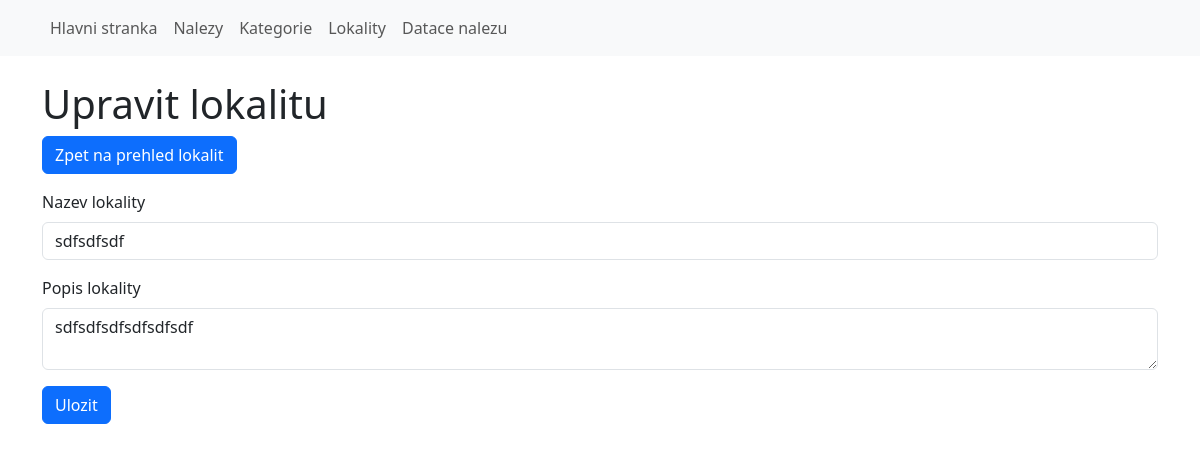
The page /areas/edit/4 on the database as committed earlier.
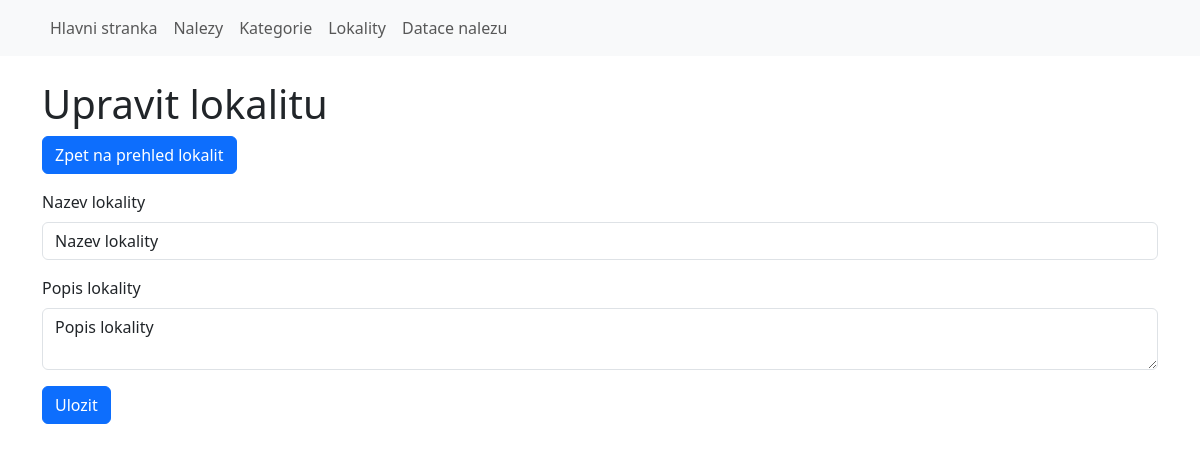
The same page on the database as committed later.
### models.py (models this page shows, shortened)
class Areas(Base):
    __tablename__ = 'areas'
    id = Column(Integer, primary_key=True)
    title = Column(String, nullable=False, unique=True)
    description = Column(String, nullable=False)
    created = Column(DateTime, nullable=False, default=datetime.datetime.now)

### app.py (the view, shortened to what this page needs)
@app.route('/areas/edit/<area_id>', methods=['GET', 'POST'])
def edit_area(area_id):
    area = Areas.query.get(area_id)
    if area:
        form = AreasForm(request.form)
        form.title.data = area.title
        form.decription.data = area.description
        return render_template('edit_area.html', form=form)
    else:
        flash('Lokalita nenalezena!', 'error')
        return redirect(url_for('areas'))

### forms.py
class AreasForm(FlaskForm):
    title = StringField('Nazev lokality', validators=[validators.DataRequired()])
    decription = TextAreaField('Popis lokality', validators=[validators.DataRequired()])
    submit = SubmitField('Ulozit')

### app.py (called while the page is built)
@app.teardown_appcontext
def shutdown_session(exception=None):
    db_session.remove()

### templates/edit_area.html
{% extends 'base.html' %}
{% block content %}
<h1>Upravit lokalitu</h1>
<p><a class="btn btn-primary" href="{{ url_for('areas') }}" role="button">Zpet na prehled lokalit</a></p>
{% from 'bootstrap5/form.html' import render_form %}
{{ render_form(form) }}
{% endblock %}

Rows that differ between the two databases and show on the page:
changed Areas: title "sdfsdfsdf" → "Nazev lokality"
Other text that changed with them:
form field decription: "sdfsdfsdfsdfsdfsdf" → "Popis lokality"
